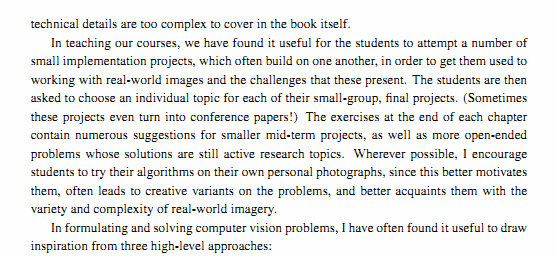
//> input picture frequencyDomainFiltering/Assets/imageTextN.png, 556 x 257 px
$ ./Source ../Assets/imageTextN.png   (built with g++ and OpenCV 4)
//> lines starting //> are read from the running program, lines starting //| are printed output that depends on the picture
#include <opencv2\core.hpp>
#include <opencv2\imgproc.hpp>
#include <opencv2\highgui.hpp>
#include <iostream>

using namespace cv;
using namespace std;

int main(int argc, char* argv[])
{
	if (argc != 2)
	{
		cout << "Incorrect number of parameters" << endl;
		system("pause");
		return -1;
	}
	else
	{
		Mat source = imread(argv[1], CV_LOAD_IMAGE_GRAYSCALE);
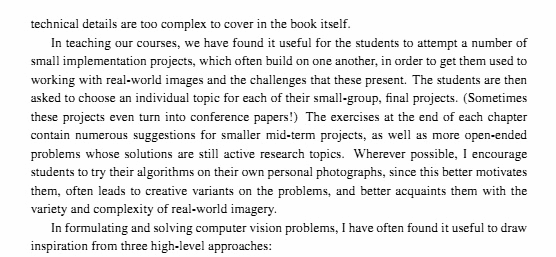
//> source: 257 rows x 556 cols, CV_8UC1; min 1, max 254, mean 232.6
		if (source.empty())
		{
			cout << "Image not found" << endl;
			system("pause");
			return -1;
		}
		else
		{
			Mat paddedSource, paddedSourceAround;
			int m = getOptimalDFTSize(source.rows);
//> m = 270
			int n = getOptimalDFTSize(source.cols);
//> n = 576

			copyMakeBorder(source, paddedSource, 0, m - source.rows, 0, n - source.cols, BORDER_CONSTANT, Scalar::all(0));
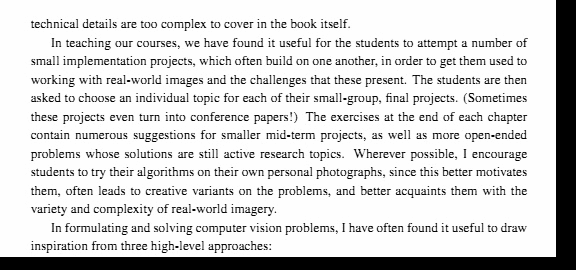
//> paddedSource: 270 rows x 576 cols, CV_8UC1; min 0, max 254, mean 213.7
			copyMakeBorder(source, paddedSourceAround, (m - source.rows) / 2, (m - source.rows) / 2, (n - source.cols) / 2, (n - source.cols) / 2, BORDER_CONSTANT, Scalar::all(0));
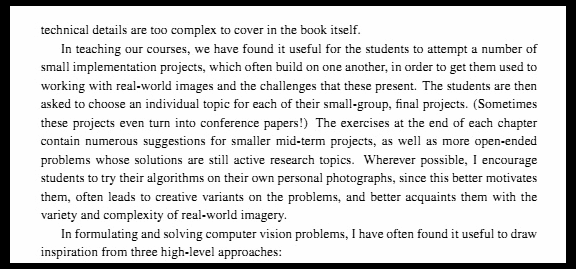
//> paddedSourceAround: 269 rows x 576 cols, CV_8UC1; min 0, max 254, mean 214.5

			Mat complexDest;
			Mat planes[] = { Mat_<float>(paddedSource), Mat::zeros(paddedSource.size(), CV_32F) };
//> planes[1]: 270 rows x 576 cols, CV_32FC1; every value is 0
			merge(planes, 2, complexDest);

			dft(complexDest, complexDest);
			split(complexDest, planes);
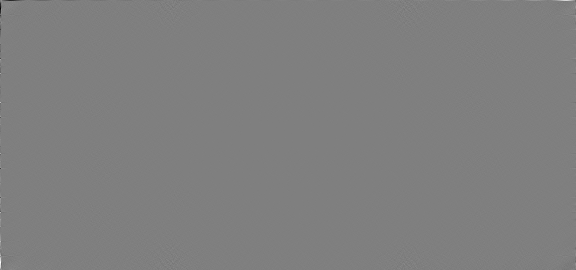
//> planes[1]: 270 rows x 576 cols, CV_32FC1; min -1573508.5, max 1573508.5, mean 0; drawn with min black and max white


			namedWindow("real", CV_WINDOW_AUTOSIZE);
			namedWindow("imaginary", CV_WINDOW_AUTOSIZE);
			namedWindow("source", CV_WINDOW_AUTOSIZE);

			imshow("real", planes[0]);
			imshow("imaginary", planes[1]);
			imshow("source", source);

			waitKey();
			return 0;
//> (the program exits here)
